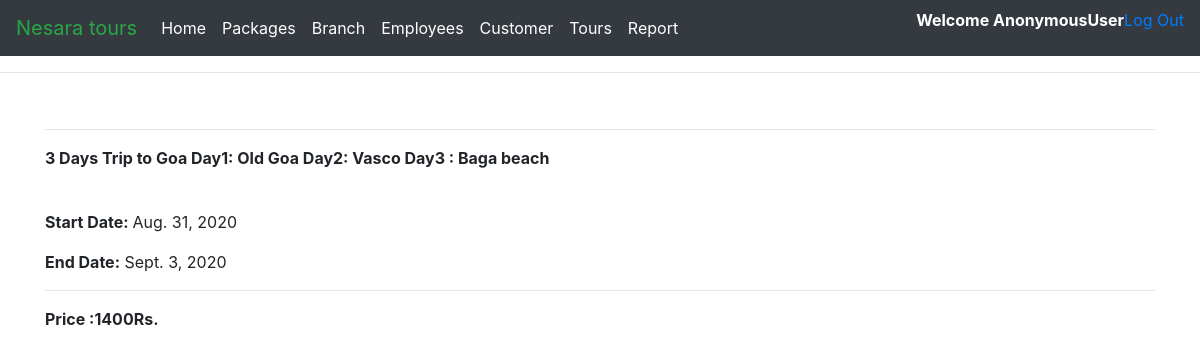
Page /viewPackage/1/ on the committed database.
### NesaraTours/models.py (models this page shows, shortened)
class Package(models.Model):
    Name = models.CharField(null=True,max_length=255)
    Discription=models.TextField(null=True,max_length=1024)
    StartDate=models.DateField()
    EndDate=models.DateField()
    Price=models.IntegerField(null=True)
    Image = models.CharField(null=True,max_length=1024)

### NesaraTours/views.py (the view)
# urls.py: path('viewPackage/<str:pk>/',views.ViewPackage,name ='ViewPackage'),
def ViewPackage(request, pk):
    ViewPack = Package.objects.get(id=pk)
    context = {
        'VP': ViewPack
    }
    return render(request,'ViewPackage.html',context)

### templates/ViewPackage.html (shortened to what this page needs)
{% extends 'main.html' %}]
{% load static %}
{% block Content %}
<div class="container">
    <hr>
    <p class="font-weight-bold">{{VP.Discription}}</p>
    <br>
    <p class="font-weight-normal"><strong>Start Date: </strong>{{VP.StartDate}}</p>
    <p class="font-weight-normal"><strong>End Date:</strong> {{VP.EndDate}}</p>
    <hr>
    <p class="font-weight-bold">Price :{{VP.Price}}Rs.</p>
</div>
{% endblock Content %}

### rows in the picture
Package: Discription "3 Days Trip to Goa Day1: Old Goa Day2: Vasco Day3 : Baga beach", StartDate "Aug. 31, 2020", EndDate "Sept. 3, 2020", Price "1400"

### other values in the picture
{{ request.user }} "AnonymousUser"
